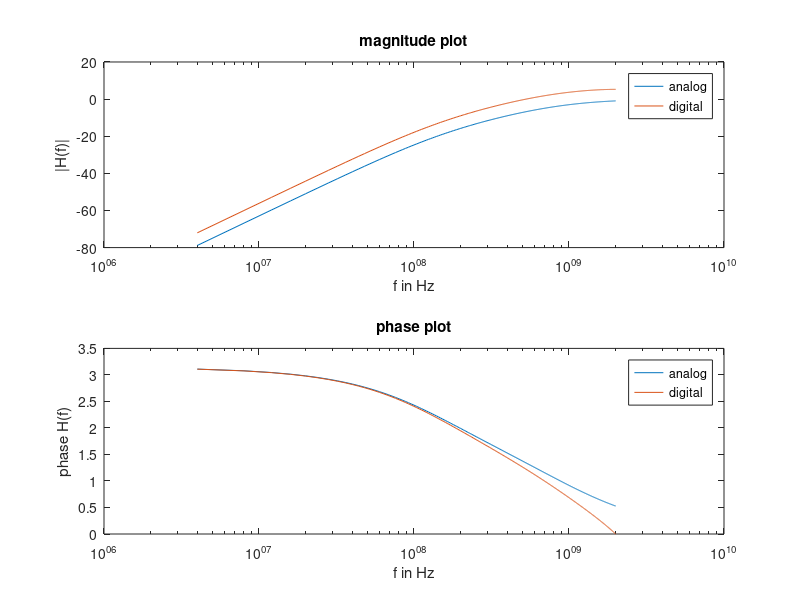

Recreate this plot in MATLAB.
clc;    % Clear the command window.
close all;  % Close all figures (except those of imtool.)
clear;  % Erase all existing variables. Or clearvars if you want.

fc = 1.0e9;
C = 1e-9;
R = 2.672/(2*pi*fc*C)

N = 500;
fs = 4.0e9;
T = 1/fs;

RC = R*C;
a = 1;
b = 3/RC
c = 1/RC^2

s1 = -(-b - sqrt(b^2 - 4*a*c))/(2*a)
s2 = -(-b + sqrt(b^2 - 4*a*c))/(2*a)

for n = 1:N
    f(n) = fs/2/N*n;
    Wanalog = 2*pi*f(n);
    Hanalog(n) = Wanalog^2/(Wanalog^2 - j*Wanalog*3/(R*C) - 1/(R*C)^2)

    Wdigital = 2*pi*f(n)/fs;
    z = exp(1i*Wdigital);
    Hdigital(n) = (z - 1)^2/((z - exp(-s1*T))*(z-exp(-s2*T)));
  end

figure
subplot(2,1,1)
semilogx(f,20*log10(abs(Hanalog)), f, 20*log10(abs(Hdigital)))
title('magnitude plot');
ylabel('|H(f)|');
xlabel('f in Hz');
legend('analog', 'digital');

subplot(2,1,2)
semilogx(f, angle(Hanalog), f, angle(Hdigital))
title('phase plot');
ylabel('phase H(f)');
xlabel('f in Hz');
legend('analog', 'digital');
